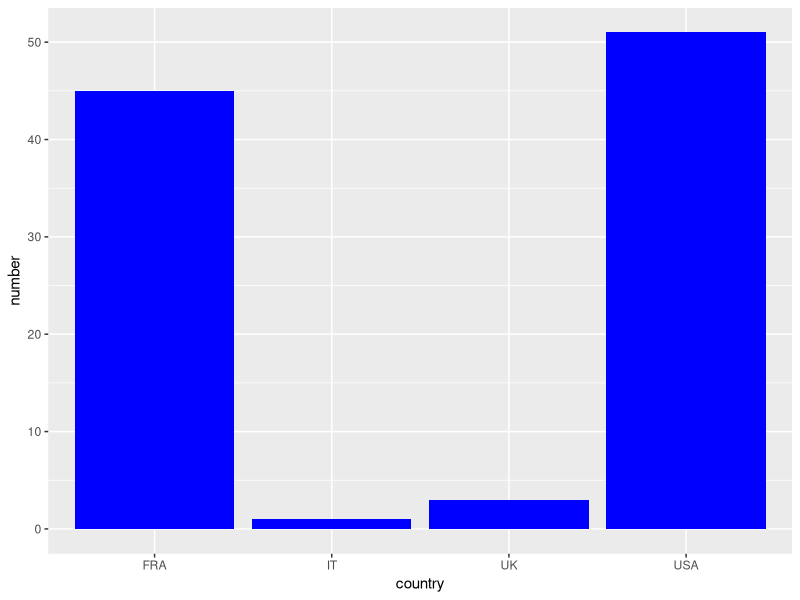
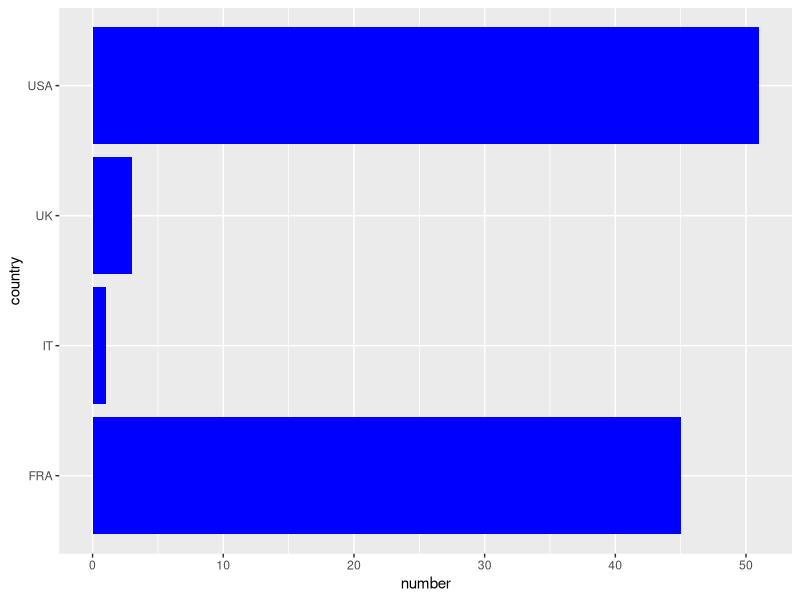
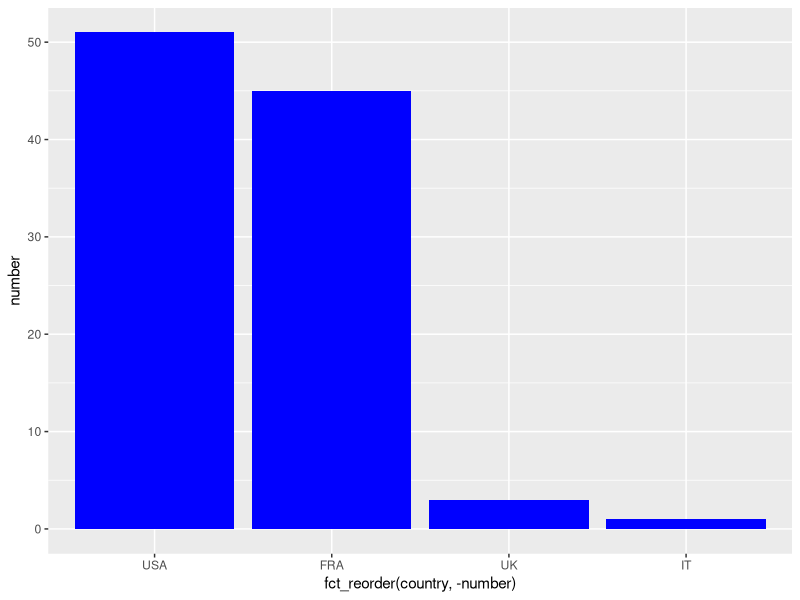
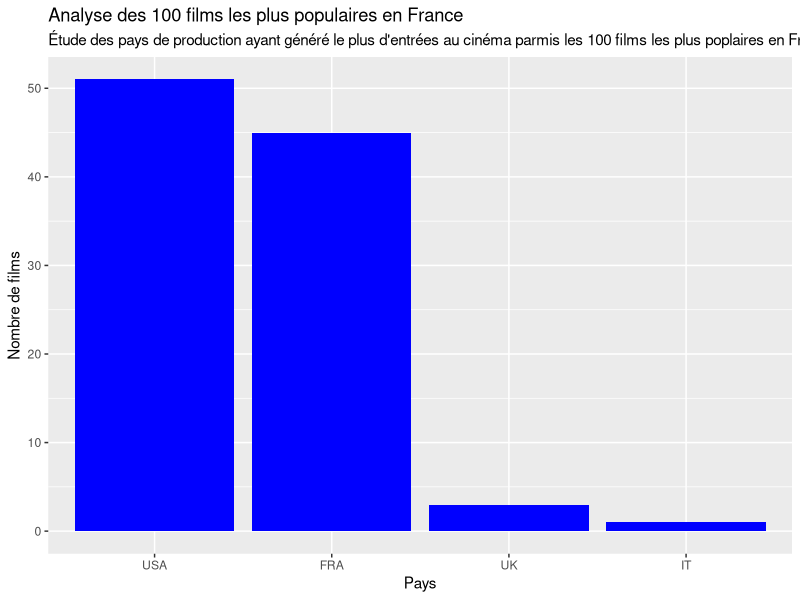
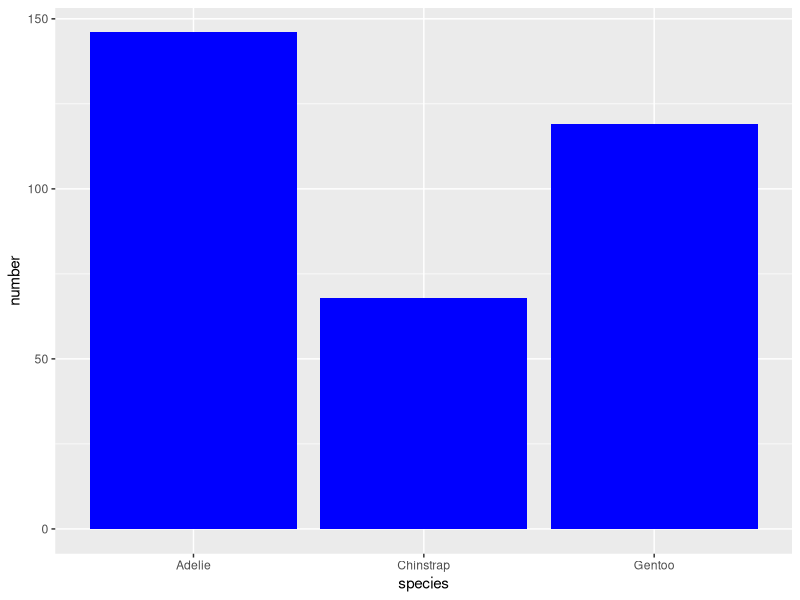
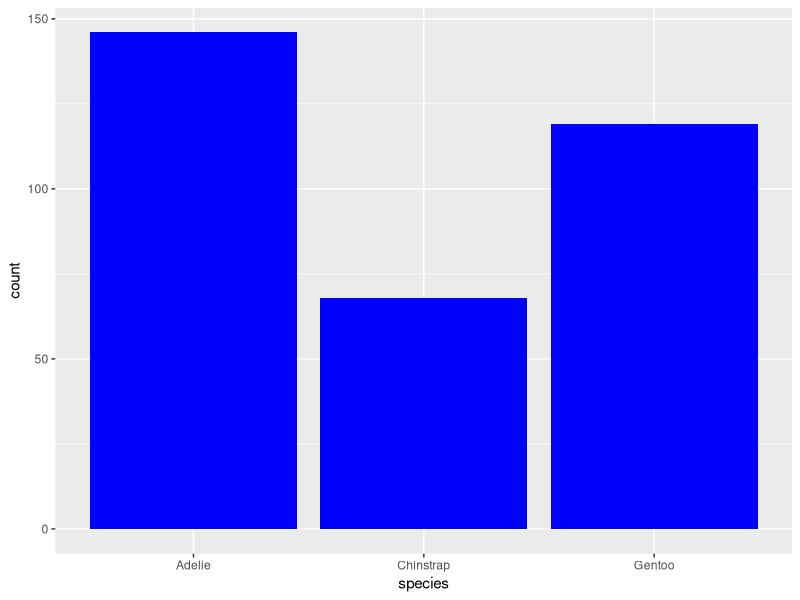
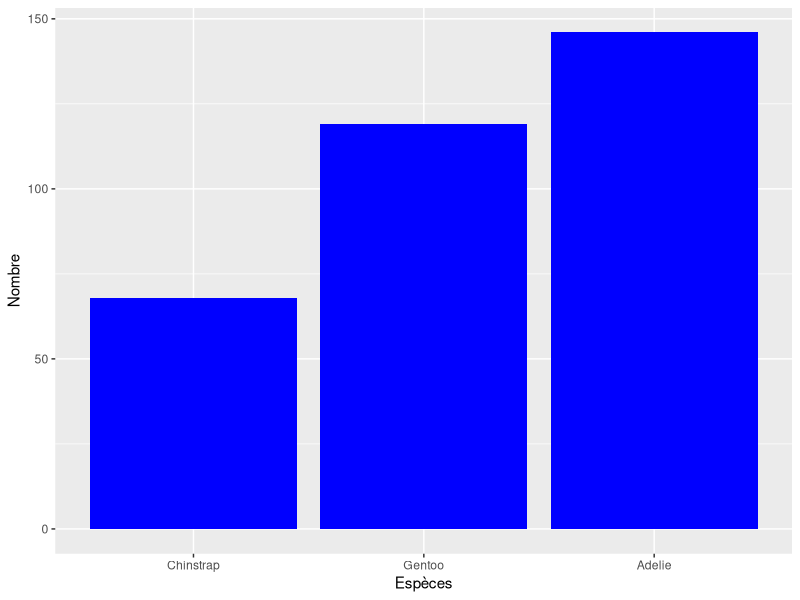
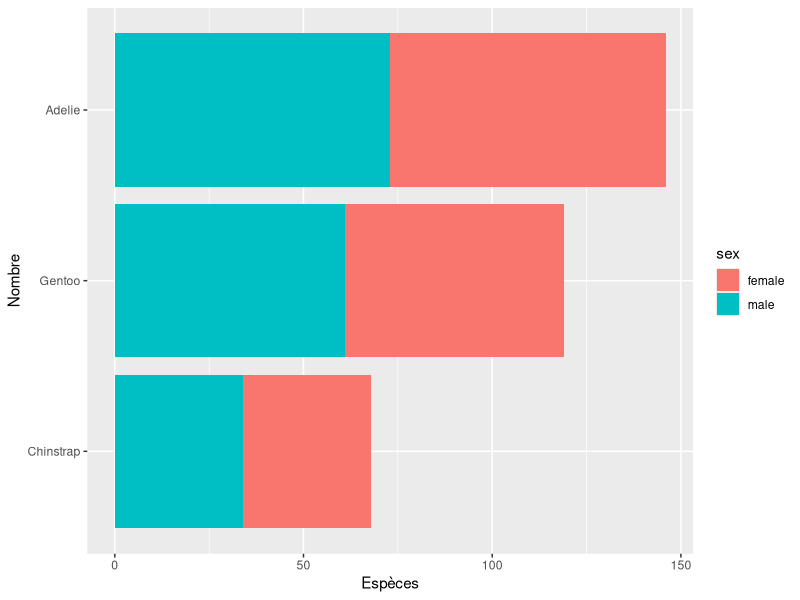

Write the R code that produced these figures, in order.
## ---- chunk 1
library("forcats")
library("ggplot2")
library("ggthemes")
library(ggforce)
library(palmerpenguins)
library(readxl)
library(here)
library(tidyr)
set.seed(1289)
## ---- chunk 2
boxoffice <- data.frame(
  country = c("USA", "FRA", "UK", "IT"), # pays de production
  number = c(51, 45, 03, 01)             # nombre de films
)

boxoffice
## ---- chunk 3
# Diagramme en bar vertical
ggplot(boxoffice, aes(x = country, y = number)) + geom_col(fill = "blue")
## ---- chunk 4
# Diagramme en bar horizontal
ggplot(boxoffice, aes(x = number, y = country)) + geom_col(fill = "blue")
## ---- chunk 5
# Ordonnés par nombre de films décroissants
ggplot(boxoffice, aes(x = fct_reorder(country, -number), 
  y = number)) + geom_col(fill = "blue")
## ---- chunk 6

ggplot(boxoffice, aes(x = fct_reorder(country, -number), y = number)) +
  geom_col(fill = "blue") +
  ylab("Nombre de films") + 
  xlab("Pays") +
  labs(title = "Analyse des 100 films les plus populaires en France", subtitle = "Étude des pays de production ayant généré le plus d'entrées au cinéma parmis les 100 films les plus poplaires en France.")
## ---- chunk 7
penguins_nomissing <- na.omit(penguins)
head(penguins_nomissing)
## ---- chunk 8
## Nombre de pingouins Adelie
sum(penguins_nomissing$species == "Adelie")
## Nombre de pingouins Gentoo
sum(penguins_nomissing$species == "Gentoo")
## Nombre de pingouins Chinstrap
sum(penguins_nomissing$species == "Chinstrap")
## ---- chunk 9
## Nombre de pingouins par espèce
t <- table(penguins_nomissing$species)
t
## ---- chunk 10
tt <- as.data.frame(t)
colnames(tt) <- c("species", "number")
ggplot(tt, aes(x = species, y = number)) +
  geom_col(fill = "blue")
## ---- chunk 11
ggplot(penguins_nomissing, aes(x = species)) +
  geom_bar(fill = "blue")
## ---- chunk 12
ggplot(penguins_nomissing, aes(x = fct_relevel(species, "Chinstrap", "Gentoo", "Adelie"))) +
  geom_bar(fill = "blue") +
  xlab("Espèces") +
  ylab("Nombre")
## ---- chunk 13
head(penguins_nomissing$sex)
## ---- chunk 14
ggplot(penguins_nomissing,
       aes(y = fct_relevel(species, "Chinstrap", "Gentoo", "Adelie"),
           fill = sex)) +
  geom_bar() +
  xlab("Espèces") +
  ylab("Nombre")
## ---- chunk 15
ggplot(penguins_nomissing,
       aes(y = fct_relevel(species, "Chinstrap", "Gentoo", "Adelie"),
           fill = sex)) +
  geom_bar(position = "dodge") +
  xlab("Espèces") +
  ylab("Nombre")
## ---- chunk 16
ggplot(penguins_nomissing,
       aes(y = fct_relevel(species, "Chinstrap", "Gentoo", "Adelie"),
           fill = sex)) +
  geom_bar(position = "dodge") +
  xlab("Espèces") +
  ylab("Nombre") +
  labs(title = "Pingouins de l'Antarctique", subtitle = "Répartition par espèce et par sexe des individus")
## ---- chunk 17
data <- read_excel(here("data/women_in_parliament-historical_database-1945_to_2018.xlsx"), 
    col_types = c("text", "text", "text", 
        "numeric", "text", "text", "numeric", 
        "numeric", "numeric", "text"))

data
## ---- chunk 18
data_fourth_republic <- subset(data, Year==1946 & Country=="France" & NOTES=="Constitutional Assembly")
data_fourth_republic
## ---- chunk 19
## Pourcentage de femmes
percent_of_women <- data_fourth_republic$`% Of Women in Chamber` 
cat("Le pourcentage de femmes est", percent_of_women*100, "% \n")
## ---- chunk 20
## Pourcentage d'hommes
percent_of_men <- 1 - percent_of_women
cat("Le pourcentage d'hommes est", percent_of_men*100, "% \n")
## ---- chunk 21
gender_proportion_table <- data.frame(gender=c("Femmes", "Hommes"), 
                                      percent=c(percent_of_women, percent_of_men))
gender_proportion_table
## ---- chunk 22
ggplot(gender_proportion_table, aes(x=gender, y=percent, fill=gender)) +
  geom_bar(stat="identity", position=position_dodge(), width=0.5) +
  scale_fill_manual(values=c("red", "blue")) +
  labs(title="Proportion de genres dans l'Assemblée constituante de la Quatrième République",
       x="Genre",
       y="Pourcentage",
       fill="Genre") +
  theme_minimal() +
  scale_y_continuous(labels=scales::percent)

## ---- chunk 23
pie <- ggplot(gender_proportion_table, aes(x = "", y = percent, fill = gender)) +
  geom_bar(stat = "identity", width = 1) +
  coord_polar(theta = "y") +
  ggtitle("Proportion de femmes/hommes dans l'assemblée constituante \nde la IV république française") +
  theme_void() +
  scale_fill_manual(values = c("red", "blue")) +
  labs(fill = "Genre")

pie

## ---- chunk 24
# Création d'un dataframe avec des données simulées
data <- data.frame(
  year = rep(2000:2020, each = 1),
  femmes = seq(0.20, 0.42, length.out = 21),
  hommes = seq(0.80, 0.58, length.out = 21)
)

# Vérification des données
print(data)
## ---- chunk 25
data_long <- pivot_longer(data, cols = c("femmes", "hommes"), names_to = "genre", values_to = "pourcent")

print(data_long)
## ---- chunk 26
ggplot(data_long, aes(x = year, y = pourcent, fill = genre)) +
  geom_bar(stat = "identity", position = "stack") +
  scale_fill_manual(values = c("femmes" = "red", "hommes" = "blue")) +
  labs(title = "Proportion de femmes et d'hommes dans la Chambre basse du Canada",
       x = "Année",
       y = "Pourcentage",
       fill = "Genre") +
  theme_minimal()

## ---- chunk 27
ggplot(data_long, aes(x = "", y = pourcent, fill = genre)) +
  geom_bar(width = 1, stat = "identity") +
  coord_polar(theta = "y") +
  facet_wrap(~ year) +
  scale_fill_manual(values = c("femmes" = "red", "hommes" = "blue")) +
  labs(title = "Proportion annuelle de femmes et d'hommes dans la Chambre basse du Canada",
       fill = "Genre") +
  theme_void() +
  theme(strip.background = element_blank(), strip.text.x = element_text(size = 8))
